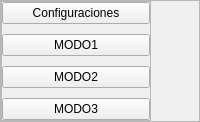
        <widget class="QFrame" name="sideMenu">
         <property name="frameShape">
          <enum>QFrame::StyledPanel</enum>
         </property>
         <property name="frameShadow">
          <enum>QFrame::Raised</enum>
         </property>
         <layout class="QVBoxLayout" name="verticalLayout_2">
          <property name="spacing">
           <number>0</number>
          </property>
          <property name="leftMargin">
           <number>0</number>
          </property>
          <property name="topMargin">
           <number>0</number>
          </property>
          <property name="rightMargin">
           <number>0</number>
          </property>
          <property name="bottomMargin">
           <number>0</number>
          </property>
          <item alignment="Qt::AlignTop">
           <widget class="QFrame" name="frame_5">
            <property name="minimumSize">
             <size>
              <width>150</width>
              <height>0</height>
             </size>
            </property>
            <property name="maximumSize">
             <size>
              <width>150</width>
              <height>16777215</height>
             </size>
            </property>
            <property name="frameShape">
             <enum>QFrame::StyledPanel</enum>
            </property>
            <property name="frameShadow">
             <enum>QFrame::Raised</enum>
            </property>
            <layout class="QVBoxLayout" name="verticalLayout_3">
             <property name="spacing">
              <number>10</number>
             </property>
             <property name="leftMargin">
              <number>0</number>
             </property>
             <property name="topMargin">
              <number>0</number>
             </property>
             <property name="rightMargin">
              <number>0</number>
             </property>
             <property name="bottomMargin">
              <number>0</number>
             </property>
             <item>
              <widget class="QPushButton" name="op1">
               <property name="cursor">
                <cursorShape>PointingHandCursor</cursorShape>
               </property>
               <property name="text">
                <string>Configuraciones</string>
               </property>
               <property name="icon">
                <iconset resource="icons.qrc">
                 <normaloff>:/David/ICONS/settings.svg</normaloff>:/David/ICONS/settings.svg</iconset>
               </property>
               <property name="iconSize">
                <size>
                 <width>24</width>
                 <height>24</height>
                </size>
               </property>
              </widget>
             </item>
             <item>
              <widget class="QPushButton" name="op2">
               <property name="cursor">
                <cursorShape>PointingHandCursor</cursorShape>
               </property>
               <property name="text">
                <string>MODO1</string>
               </property>
               <property name="icon">
                <iconset resource="icons.qrc">
                 <normaloff>:/David/ICONS/crosshair.svg</normaloff>:/David/ICONS/crosshair.svg</iconset>
               </property>
               <property name="iconSize">
                <size>
                 <width>24</width>
                 <height>24</height>
                </size>
               </property>
               <property name="flat">
                <bool>false</bool>
               </property>
              </widget>
             </item>
             <item>
              <widget class="QPushButton" name="op3">
               <property name="cursor">
                <cursorShape>PointingHandCursor</cursorShape>
               </property>
               <property name="text">
                <string>MODO2</string>
               </property>
               <property name="icon">
                <iconset resource="icons.qrc">
                 <normaloff>:/David/ICONS/maximize.svg</normaloff>:/David/ICONS/maximize.svg</iconset>
               </property>
               <property name="iconSize">
                <size>
                 <width>24</width>
                 <height>24</height>
                </size>
               </property>
              </widget>
             </item>
             <item>
              <widget class="QPushButton" name="op4">
               <property name="cursor">
                <cursorShape>PointingHandCursor</cursorShape>
               </property>
               <property name="text">
                <string>MODO3</string>
               </property>
               <property name="icon">
                <iconset resource="icons.qrc">
                 <normaloff>:/David/ICONS/terminal.svg</normaloff>:/David/ICONS/terminal.svg</iconset>
               </property>
               <property name="iconSize">
                <size>
                 <width>24</width>
                 <height>24</height>
                </size>
               </property>
              </widget>
             </item>
            </layout>
           </widget>
          </item>
         </layout>
        </widget>
